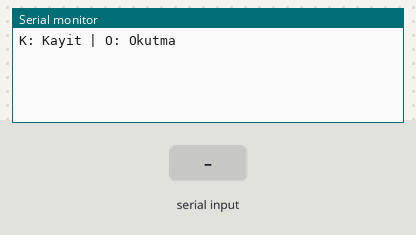
Bench run of a sketch on a simulated ESP32. On the bench: the last lines printed to the serial monitor. The inputs (shaded band) are chosen by the test bench.

Above: at 2.2 s.
2.3 s: "K" received over Serial
At 5.2 s:
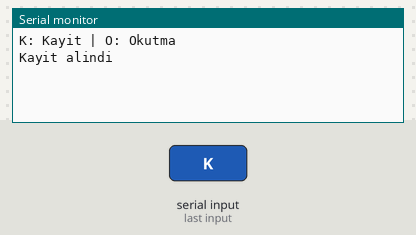
5.3 s: "O" received over Serial
At 6.7 s:
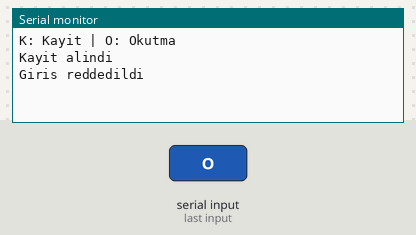

The sketch:

4_main_system.ino
```cpp
#include <Adafruit_Fingerprint.h>

HardwareSerial mySerial(2);
Adafruit_Fingerprint finger = Adafruit_Fingerprint(&mySerial);

uint8_t nextID = 1;

void setup() {
  Serial.begin(115200);
  mySerial.begin(57600, SERIAL_8N1, 16, 17);

  finger.begin(57600);
  if (!finger.verifyPassword()) {
    Serial.println("Sensor bulunamadi");
    while (1);
  }

  Serial.println("K: Kayit | O: Okutma");
}

void loop() {
  if (Serial.available()) {
    char secim = Serial.read();

    if (secim == 'K' || secim == 'k') {
      enrollFingerprint(nextID);
      nextID++;
    }

    if (secim == 'O' || secim == 'o') {
      int id = getFingerprintID();
      if (id >= 0) {
        Serial.print("Giris basarili ID: ");
        Serial.println(id);
      } else {
        Serial.println("Giris reddedildi");
      }
    }
  }
}

uint8_t enrollFingerprint(uint8_t id) {
  finger.getImage();
  finger.image2Tz(1);
  delay(2000);
  finger.getImage();
  finger.image2Tz(2);
  finger.createModel();
  finger.storeModel(id);
  Serial.println("Kayit alindi");
  return true;
}

int getFingerprintID() {
  if (finger.getImage() != FINGERPRINT_OK) return -1;
  if (finger.image2Tz() != FINGERPRINT_OK) return -1;
  if (finger.fingerFastSearch() != FINGERPRINT_OK) return -1;
  return finger.fingerID;
}
```

Measured:
- after the input at 2.3 s, the serial monitor: prints a new line after 2.5 s (image 1)
- after the input at 5.3 s, the serial monitor: prints a new line after 0.06 s (image 2)
